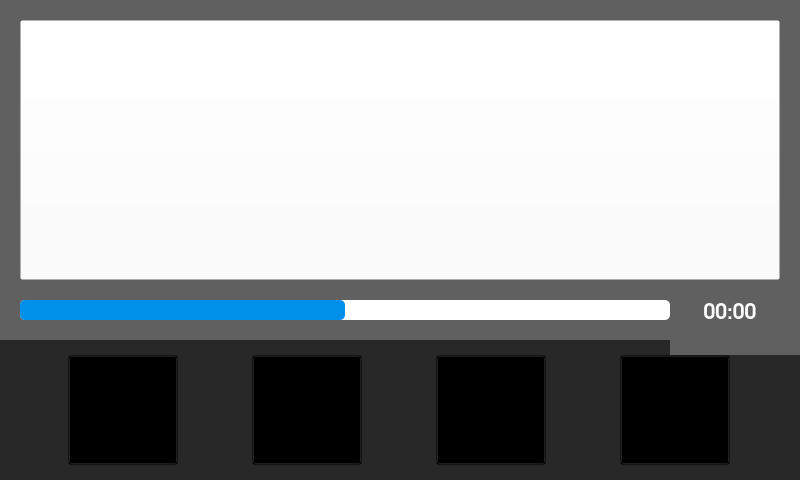
<?xml version="1.0" encoding="UTF-8"?>
<ui version="4.0">
 <class>MusicWindow</class>
 <widget class="QWidget" name="MusicWindow">
  <property name="geometry">
   <rect>
    <x>0</x>
    <y>0</y>
    <width>800</width>
    <height>480</height>
   </rect>
  </property>
  <property name="windowTitle">
   <string>Form</string>
  </property>
  <property name="styleSheet">
   <string notr="true">background-color: rgb(96, 96, 96)</string>
  </property>
  <widget class="QWidget" name="bar" native="true">
   <property name="geometry">
    <rect>
     <x>0</x>
     <y>320</y>
     <width>800</width>
     <height>50</height>
    </rect>
   </property>
   <property name="styleSheet">
    <string notr="true">background-color: rgba(255, 255, 255, 0);
background-image: url(:/elements/bars/Assets/bar_blue.png)</string>
   </property>
  </widget>
  <widget class="QWidget" name="bottom_black_2" native="true">
   <property name="geometry">
    <rect>
     <x>0</x>
     <y>340</y>
     <width>670</width>
     <height>15</height>
    </rect>
   </property>
   <property name="styleSheet">
    <string notr="true">background-color: rgba(0, 0, 0, 150)</string>
   </property>
  </widget>
  <widget class="QWidget" name="horizontalWidget" native="true">
   <property name="enabled">
    <bool>true</bool>
   </property>
   <property name="geometry">
    <rect>
     <x>0</x>
     <y>350</y>
     <width>800</width>
     <height>120</height>
    </rect>
   </property>
   <property name="autoFillBackground">
    <bool>false</bool>
   </property>
   <property name="styleSheet">
    <string notr="true">background-color: rgba(0, 0, 0, 0)</string>
   </property>
   <layout class="QHBoxLayout" name="horizontalLayout">
    <item>
     <widget class="QPushButton" name="button_exit">
      <property name="minimumSize">
       <size>
        <width>110</width>
        <height>110</height>
       </size>
      </property>
      <property name="maximumSize">
       <size>
        <width>110</width>
        <height>110</height>
       </size>
      </property>
      <property name="styleSheet">
       <string notr="true">border-image: url(:/elements/buttons/Assets/button_back.png)</string>
      </property>
      <property name="text">
       <string/>
      </property>
     </widget>
    </item>
    <item>
     <widget class="QPushButton" name="button_prev">
      <property name="minimumSize">
       <size>
        <width>110</width>
        <height>110</height>
       </size>
      </property>
      <property name="maximumSize">
       <size>
        <width>110</width>
        <height>110</height>
       </size>
      </property>
      <property name="styleSheet">
       <string notr="true">border-image: url(:/elements/buttons/Assets/button_play_prev.png)</string>
      </property>
      <property name="text">
       <string/>
      </property>
     </widget>
    </item>
    <item>
     <widget class="QPushButton" name="button_play">
      <property name="minimumSize">
       <size>
        <width>110</width>
        <height>110</height>
       </size>
      </property>
      <property name="maximumSize">
       <size>
        <width>110</width>
        <height>110</height>
       </size>
      </property>
      <property name="styleSheet">
       <string notr="true">border-image: url(:/elements/buttons/Assets/button_play.png)</string>
      </property>
      <property name="text">
       <string/>
      </property>
     </widget>
    </item>
    <item>
     <widget class="QPushButton" name="button_next">
      <property name="minimumSize">
       <size>
        <width>110</width>
        <height>110</height>
       </size>
      </property>
      <property name="maximumSize">
       <size>
        <width>110</width>
        <height>110</height>
       </size>
      </property>
      <property name="styleSheet">
       <string notr="true">border-image: url(:/elements/buttons/Assets/button_play_next.png)</string>
      </property>
      <property name="text">
       <string/>
      </property>
     </widget>
    </item>
   </layout>
  </widget>
  <widget class="QWidget" name="bottom_black" native="true">
   <property name="geometry">
    <rect>
     <x>0</x>
     <y>355</y>
     <width>800</width>
     <height>125</height>
    </rect>
   </property>
   <property name="styleSheet">
    <string notr="true">background-color: rgba(0, 0, 0, 150)</string>
   </property>
  </widget>
  <widget class="QWidget" name="bc" native="true">
   <property name="geometry">
    <rect>
     <x>0</x>
     <y>0</y>
     <width>800</width>
     <height>480</height>
    </rect>
   </property>
   <property name="styleSheet">
    <string notr="true">background-image: url(:/backgrounds/Assets/background_music_vinyl.png)</string>
   </property>
   <widget class="QProgressBar" name="song_progress">
    <property name="geometry">
     <rect>
      <x>20</x>
      <y>300</y>
      <width>650</width>
      <height>20</height>
     </rect>
    </property>
    <property name="styleSheet">
     <string notr="true">QProgressBar:horizontal {
border: 0px;
border-radius: 5px;
background: white;
}
QProgressBar::chunk:horizontal {
border-radius: 5px;
background-color: #008fe9
}</string>
    </property>
    <property name="value">
     <number>50</number>
    </property>
    <property name="textVisible">
     <bool>false</bool>
    </property>
    <property name="invertedAppearance">
     <bool>false</bool>
    </property>
   </widget>
  </widget>
  <widget class="QLabel" name="song_timer">
   <property name="geometry">
    <rect>
     <x>690</x>
     <y>300</y>
     <width>80</width>
     <height>20</height>
    </rect>
   </property>
   <property name="font">
    <font>
     <family>URW Gothic L</family>
     <pointsize>16</pointsize>
     <weight>75</weight>
     <bold>true</bold>
    </font>
   </property>
   <property name="styleSheet">
    <string notr="true">background-color: rgba(255, 255, 255, 0);
color: rgb(255, 255, 255);</string>
   </property>
   <property name="text">
    <string>00:00</string>
   </property>
   <property name="alignment">
    <set>Qt::AlignCenter</set>
   </property>
  </widget>
  <widget class="QWidget" name="image_cover" native="true">
   <property name="geometry">
    <rect>
     <x>84</x>
     <y>50</y>
     <width>200</width>
     <height>200</height>
    </rect>
   </property>
   <property name="styleSheet">
    <string notr="true">border-image: url(:/backgrounds/Assets/background_default_cover.jpg)</string>
   </property>
  </widget>
  <widget class="QLabel" name="song_title">
   <property name="geometry">
    <rect>
     <x>300</x>
     <y>50</y>
     <width>470</width>
     <height>200</height>
    </rect>
   </property>
   <property name="font">
    <font>
     <family>URW Gothic L</family>
     <pointsize>28</pointsize>
     <weight>75</weight>
     <bold>true</bold>
    </font>
   </property>
   <property name="styleSheet">
    <string notr="true">padding: 25px;
color: rgb(255, 255, 255);
background-color: rgba(255, 255, 255, 0)</string>
   </property>
   <property name="text">
    <string>Songname - Interpret</string>
   </property>
  </widget>
  <widget class="QPushButton" name="tap_area_tophalf">
   <property name="geometry">
    <rect>
     <x>20</x>
     <y>20</y>
     <width>760</width>
     <height>260</height>
    </rect>
   </property>
   <property name="styleSheet">
    <string notr="true">background-color: rgba(255, 255, 255, 0)</string>
   </property>
   <property name="text">
    <string/>
   </property>
  </widget>
  <zorder>bc</zorder>
  <zorder>bottom_black</zorder>
  <zorder>bottom_black_2</zorder>
  <zorder>bar</zorder>
  <zorder>horizontalWidget</zorder>
  <zorder>song_timer</zorder>
  <zorder>image_cover</zorder>
  <zorder>song_title</zorder>
  <zorder>tap_area_tophalf</zorder>
 </widget>
 <resources/>
 <connections/>
</ui>
